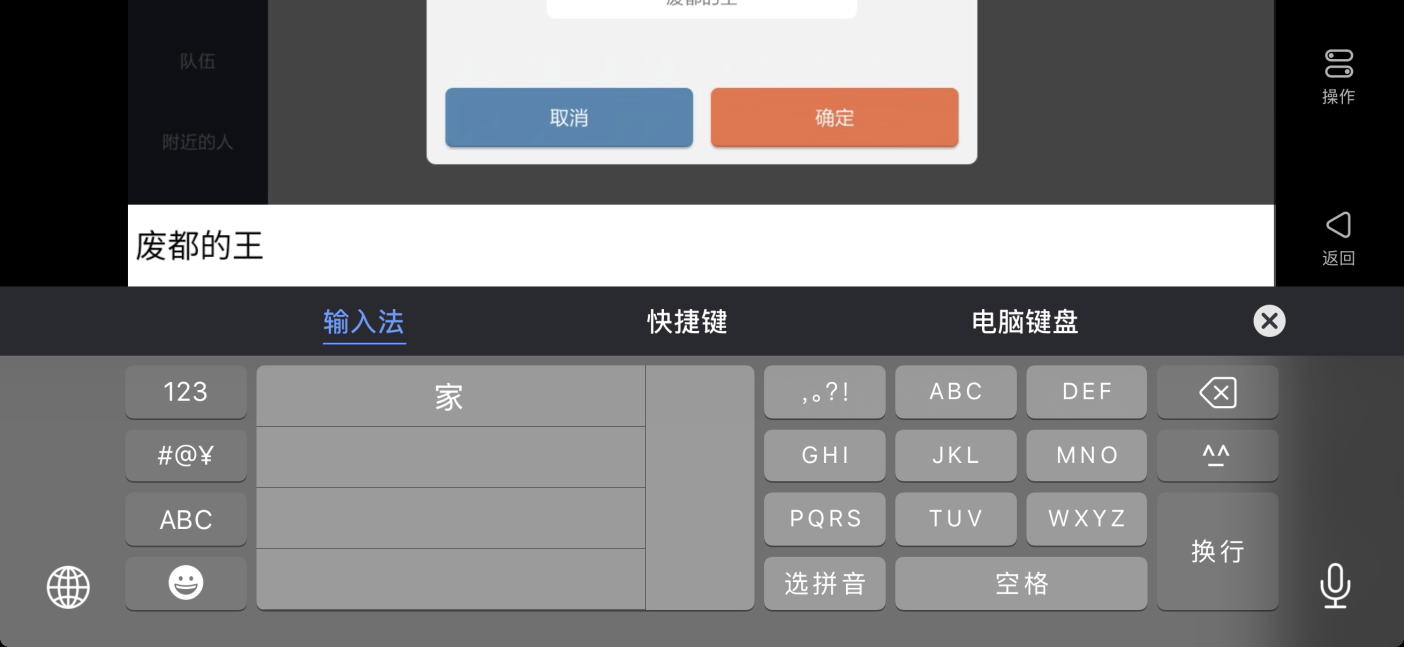
#> input picture templates/daily/scenes/core/social_input_name.png, 2808 x 1294 px (shown at 1/2 size)
$ python -i video_extract_templates.py   (imports and definitions only)
#> lines starting #> are read from the running program, lines starting #| are printed output that depends on the picture; after the words box and inside, x2 and y2 are one past the last pixel; in counts of white or black regions, pixels touching at a corner belong together
#> further down, picture is the input picture: shape (1294, 2808, 3); mean B, G, R 120.7, 119.7, 120.6
# -*- coding: utf-8 -*-
"""
视频录制 + 关键帧提取 + 模板裁剪/自动生成工具
录制游戏操作视频，自动提取关键帧（界面切换瞬间），支持交互式裁剪或全自动生成场景素材

使用方法：
  ★ 全自动模式（推荐，零人工介入）：
     python tools/video_extract_templates.py --auto path/to/video.mp4
     python tools/video_extract_templates.py --auto path/to/video.mp4 --flow-name daily_sign_in
     → 从视频自动提取关键帧、推断点击位置、生成场景模板和配置文件

  ★ 全自动录屏模式（录屏+自动生成）：
     python tools/video_extract_templates.py --auto
     → ADB 录屏 + getevent 录触摸 → 全自动生成素材

  1. 录屏模式（手动裁剪）：
     python tools/video_extract_templates.py --record
     → 自动通过 ADB 录屏，手动操作游戏遍历各界面，按 Enter 停止

  2. 本地视频模式（手动裁剪）：
     python tools/video_extract_templates.py --video path/to/video.mp4
     → 从已有视频文件提取关键帧

  3. 仅浏览已提取的关键帧：
     python tools/video_extract_templates.py --browse
     → 直接进入关键帧浏览和裁剪模式

快捷键（裁剪模式）：
  ← →       - 切换关键帧（上一帧 / 下一帧）
  左键拖拽   - 框选 UI 元素区域
  右键点击   - 查看坐标 / 颜色 / HSV
  R          - 重置当前帧标记
  L          - 显示模板清单
  D          - 删除当前关键帧（误提取的帧）
  S          - 保存当前帧为完整截图
  Q          - 退出
"""

import os
import sys
import cv2
import time
import json
import yaml
import signal
import argparse
import threading
import subprocess
import numpy as np
from typing import Optional, List, Tuple, Dict, Any

# 添加项目根目录到路径
sys.path.insert(0, os.path.dirname(os.path.dirname(__file__)))

# ==================== 常量 ====================

BASE_W, BASE_H = 1280, 720

# 输出目录
PROJECT_ROOT = os.path.dirname(os.path.dirname(__file__))
OUTPUT_DIR = os.path.join(PROJECT_ROOT, "templates", "daily")
KEYFRAMES_DIR = os.path.join(PROJECT_ROOT, "tools", "keyframes")
VIDEO_DIR = os.path.join(PROJECT_ROOT, "tools", "videos")
SCENES_DIR = os.path.join(PROJECT_ROOT, "templates", "daily", "scenes")
SCENES_CONFIG = os.path.join(PROJECT_ROOT, "config", "daily_scenes.yaml")

# 模板清单（复用自 make_templates.py）
TEMPLATE_CHECKLIST = {
    "通用 UI": [
        ("close_btn.png", "关闭按钮（X）"),
        ("confirm_btn.png", "确认按钮"),
        ("cancel_btn.png", "取消按钮"),
        ("back_btn.png", "返回按钮（←）"),
        ("home_btn.png", "主界面按钮"),
    ],
    "每日签到": [
        ("sign_in_btn.png", "签到按钮"),
        ("sign_in_reward.png", "签到奖励弹窗"),
    ],
    "邮件": [
        ("mail_btn.png", "邮箱按钮/图标"),
        ("collect_all.png", "一键领取按钮"),
        ("mail_empty.png", "邮箱为空提示"),
    ],
    "每日任务": [
        ("quest_btn.png", "任务按钮/图标"),
        ("daily_tab.png", "每日标签页"),
        ("quest_go.png", "前往按钮"),
        ("quest_complete.png", "任务完成标记"),
        ("quest_reward.png", "领取奖励按钮"),
    ],
    "商店": [
        ("shop_btn.png", "商店按钮/图标"),
        ("buy_btn.png", "购买按钮"),
        ("buy_confirm.png", "确认购买弹窗按钮"),
        ("item_stamina.png", "体力药水图标"),
    ],
    "挂机打怪": [
        ("auto_battle.png", "自动战斗按钮"),
    ],
}

# ==================== 全局状态 ====================

# 当前关键帧列表
keyframes: List[np.ndarray] = []
current_frame_idx: int = 0

# 裁剪相关
drawing = False
start_x, start_y = 0, 0
end_x, end_y = 0, 0
crop_regions: List[Tuple[int, int, int, int, str]] = []  # 所有帧的裁剪记录

WINDOW_NAME = "视频模板提取工具"


# ==================== Step 1: ADB 录屏 ====================

# [478 lines left out: functions get_device_id, adb_record, compute_frame_diff, compute_structural_diff, extract_keyframes, save_keyframes and 4 more, not called in this run]


def _find_likely_button_region(frame: np.ndarray) -> Tuple[int, int]:
    """
    在帧中寻找最可能是"按钮"的区域

    启发式规则：
    1. 按钮通常在屏幕中下部
    2. 按钮通常有明显的颜色对比
    3. 按钮通常是矩形区域

    Returns:
        (x, y) 推断的点击位置
    """
    # 转HSV
    hsv = cv2.cvtColor(frame, cv2.COLOR_BGR2HSV)
#> hsv: shape (1294, 2808, 3); mean H, S, V 19.7, 10.9, 122.9
    s_channel = hsv[:, :, 1]  # 饱和度通道
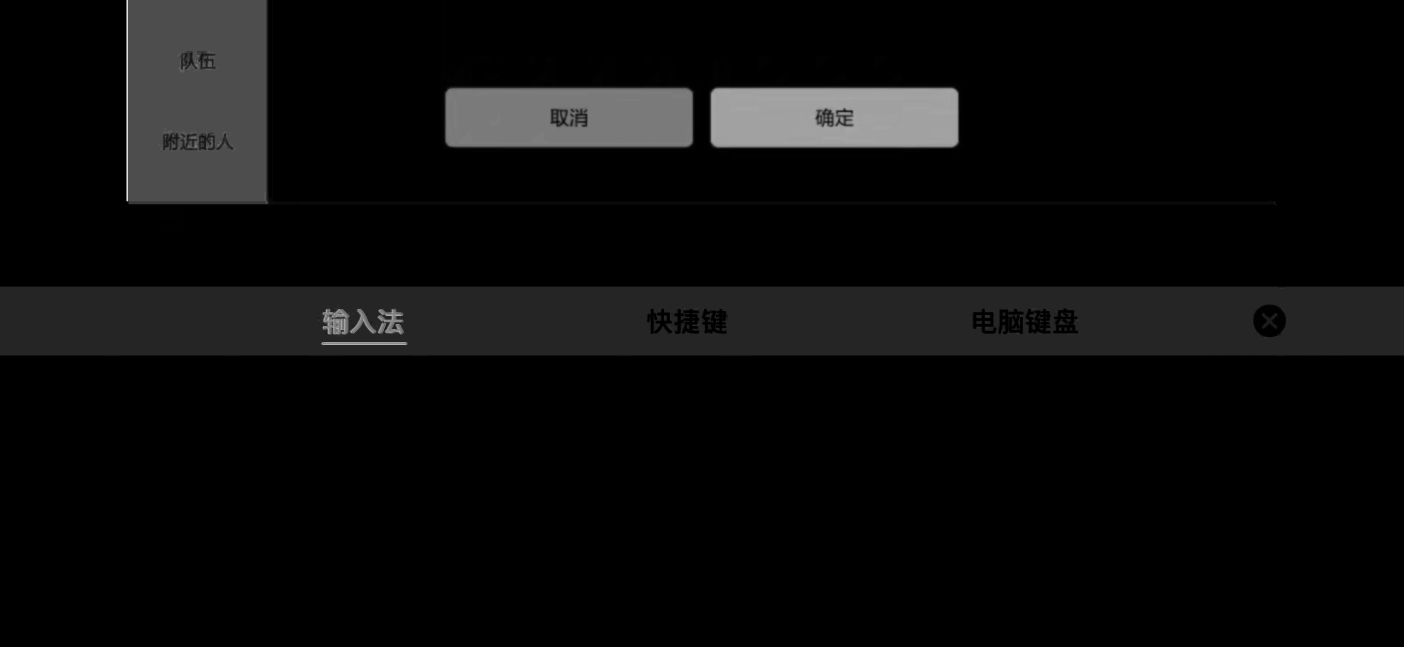
#> s_channel: shape (1294, 2808) (shown at 1/2 size); min 0, max 255, mean 10.9

    # 高饱和度区域通常是按钮（彩色按钮在灰色背景上）
    _, high_sat = cv2.threshold(s_channel, 100, 255, cv2.THRESH_BINARY)
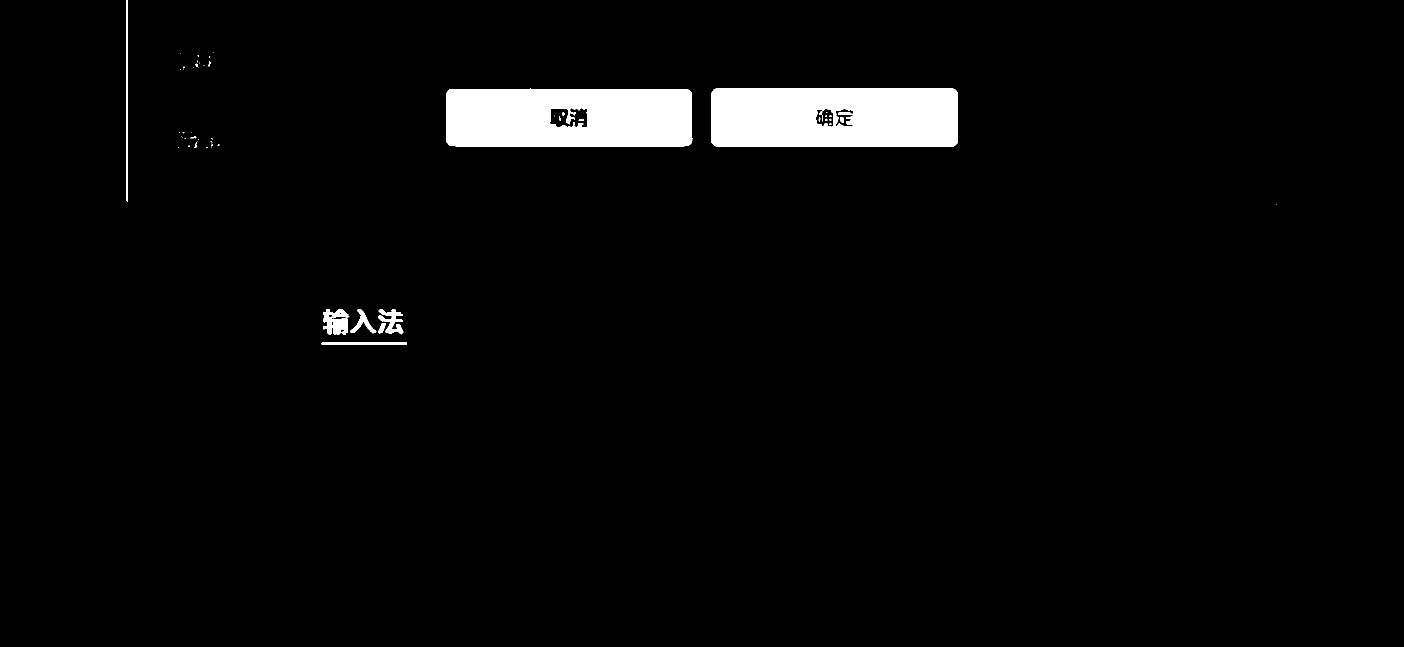
#> high_sat: shape (1294, 2808) (shown at 1/2 size); 3.2% white; 56 white regions (38 under 20 px), largest, box (x1, y1, x2, y2) and area: (1422, 176, 1916, 294) 56444, (892, 177, 1385, 293) 54210, (646, 618, 699, 669) 1838

    # 只看屏幕中下部（按钮通常不在顶部）
    roi_y_start = BASE_H // 3
    roi = high_sat[roi_y_start:, :]
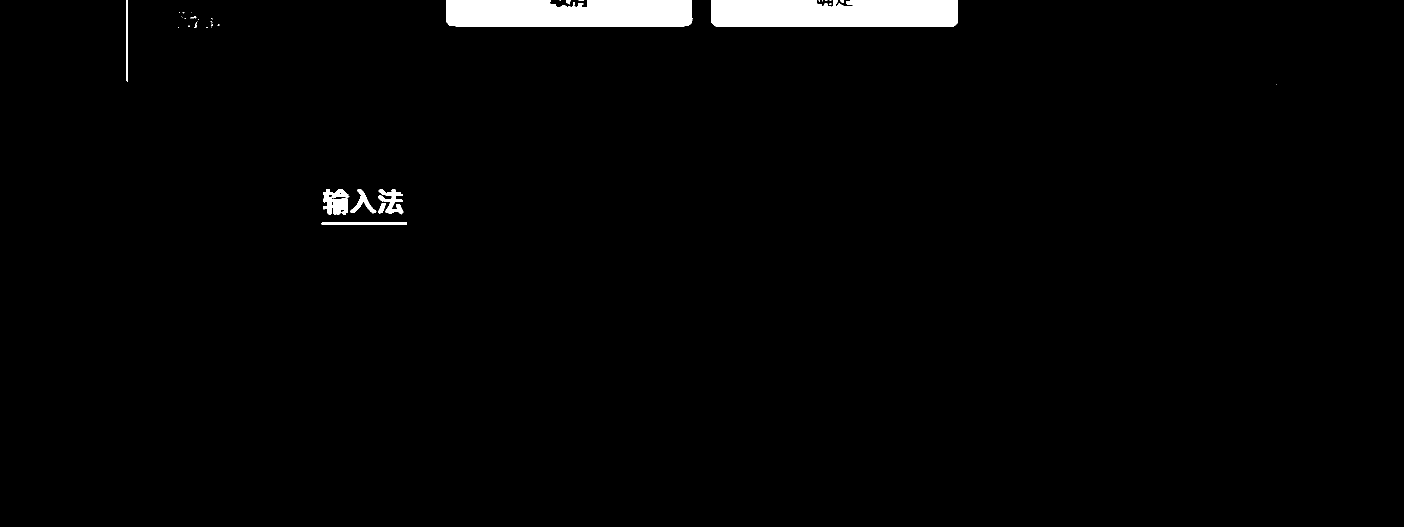
#> roi: shape (1054, 2808) (shown at 1/2 size); 1.9% white; 37 white regions (25 under 20 px)

    # 找轮廓
    contours, _ = cv2.findContours(roi, cv2.RETR_EXTERNAL, cv2.CHAIN_APPROX_SIMPLE)
#> contours = 37 contours, 27 with area under 20; largest, box (x1, y1, x2, y2) and area: (1422, 0, 1916, 54) 25430, (892, 0, 1385, 53) 24584, (646, 378, 699, 429) 1858, (756, 378, 807, 429) 1038, (643, 444, 814, 450) 846

    if contours:
        # 找面积适中的矩形轮廓（太大太小都不像按钮）
        button_candidates = []
        for c in contours:
            area = cv2.contourArea(c)
            if 500 < area < 50000:  # 按钮面积范围
                x, y, w, h = cv2.boundingRect(c)
                aspect = w / max(h, 1)
                if 0.5 < aspect < 5.0:  # 按钮宽高比范围
                    cx = x + w // 2
                    cy = y + h // 2 + roi_y_start
                    button_candidates.append((cx, cy, area))
#> this loop made 37 passes
#> (area, x, y, w, h, aspect, cx, cy) on passes 4 to 6: (1038, 756, 378, 51, 51, 1, 781, 643), (668.5, 700, 378, 53, 49, 1.08, 726, 642), (1857.5, 646, 378, 53, 51, 1.04, 672, 643)
#> (area, x, y, w, h, aspect) on passes 1, 32, 36: (845.5, 643, 444, 171, 6, 28.5), (25430.5, 1422, 0, 494, 54, 9.15), (24584, 892, 0, 493, 53, 9.3)
#> after the loop, button_candidates = [(781, 643, 1038), (726, 642, 668.5), (672, 643, 1857.5)]

        if button_candidates:
            # 选择最大的候选按钮
            best = max(button_candidates, key=lambda b: b[2])
#> best = (672, 643, 1857.5)
            return (best[0], best[1])

    # 默认：屏幕中央偏下
    return (BASE_W // 2, int(BASE_H * 0.6))


# [1098 lines left out: functions extract_keyframes_with_timestamps, auto_generate_scenes, auto_record_and_generate, _parse_getevent_log, _align_touch_events_to_keyframes, get_display_image and 5 more, not called in this run]


# [2 lines not run here, left out]

>>> import cv2
>>> picture = cv2.imread('../templates/daily/scenes/core/social_input_name.png')
>>> result = _find_likely_button_region(picture)
#> result = (672, 643)
